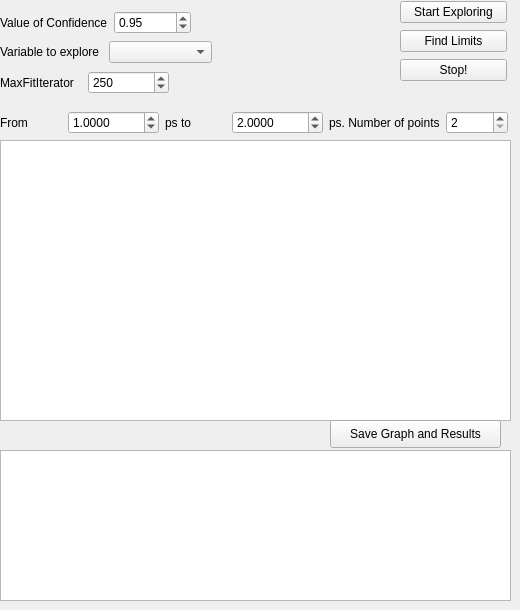
      <widget class="QWidget" name="tab_time_5">
       <attribute name="title">
        <string>Exploring uncertainties</string>
       </attribute>
       <widget class="QTextBrowser" name="textBrowser_global_overview_results_unc_bidir">
        <property name="geometry">
         <rect>
          <x>0</x>
          <y>450</y>
          <width>511</width>
          <height>151</height>
         </rect>
        </property>
       </widget>
       <widget class="PlotWidget" name="viewer_explore_uncertainties_bidir">
        <property name="geometry">
         <rect>
          <x>0</x>
          <y>140</y>
          <width>511</width>
          <height>281</height>
         </rect>
        </property>
       </widget>
       <widget class="QPushButton" name="pushButton_unc_save_graph_results_bidir">
        <property name="geometry">
         <rect>
          <x>330</x>
          <y>420</y>
          <width>171</width>
          <height>28</height>
         </rect>
        </property>
        <property name="text">
         <string>Save Graph and Results</string>
        </property>
       </widget>
       <widget class="QWidget" name="layoutWidget_3">
        <property name="geometry">
         <rect>
          <x>0</x>
          <y>10</y>
          <width>191</width>
          <height>26</height>
         </rect>
        </property>
        <layout class="QHBoxLayout" name="horizontalLayout_36">
         <item>
          <widget class="QLabel" name="label_29">
           <property name="text">
            <string>Value of Confidence</string>
           </property>
          </widget>
         </item>
         <item>
          <widget class="QDoubleSpinBox" name="doubleSpinBox_value_of_confidence_bidir">
           <property name="minimum">
            <double>0.100000000000000</double>
           </property>
           <property name="maximum">
            <double>0.990000000000000</double>
           </property>
           <property name="singleStep">
            <double>0.010000000000000</double>
           </property>
           <property name="value">
            <double>0.950000000000000</double>
           </property>
          </widget>
         </item>
        </layout>
       </widget>
       <widget class="QWidget" name="layoutWidget_4">
        <property name="geometry">
         <rect>
          <x>0</x>
          <y>40</y>
          <width>212</width>
          <height>24</height>
         </rect>
        </property>
        <layout class="QHBoxLayout" name="horizontalLayout_37">
         <item>
          <widget class="QLabel" name="label_30">
           <property name="text">
            <string>Variable to explore</string>
           </property>
          </widget>
         </item>
         <item>
          <widget class="QComboBox" name="comboBox_unc_variable_to_explore_bidir"/>
         </item>
        </layout>
       </widget>
       <widget class="QWidget" name="layoutWidget_51">
        <property name="geometry">
         <rect>
          <x>400</x>
          <y>0</y>
          <width>107</width>
          <height>83</height>
         </rect>
        </property>
        <layout class="QVBoxLayout" name="verticalLayout_30">
         <item>
          <widget class="QPushButton" name="pushButton_unc_start_exploring_bidir">
           <property name="text">
            <string>Start Exploring</string>
           </property>
          </widget>
         </item>
         <item>
          <widget class="QPushButton" name="pushButton_unc_find_limits_bidir">
           <property name="text">
            <string>Find Limits</string>
           </property>
          </widget>
         </item>
         <item>
          <widget class="QPushButton" name="pushButton_unc_stop_exploring_bidir">
           <property name="text">
            <string>Stop!</string>
           </property>
          </widget>
         </item>
        </layout>
       </widget>
       <widget class="QWidget" name="layoutWidget_52">
        <property name="geometry">
         <rect>
          <x>0</x>
          <y>70</y>
          <width>169</width>
          <height>26</height>
         </rect>
        </property>
        <layout class="QHBoxLayout" name="horizontalLayout_38">
         <item>
          <widget class="QLabel" name="label_127">
           <property name="text">
            <string>MaxFitIterator</string>
           </property>
          </widget>
         </item>
         <item>
          <widget class="QSpinBox" name="spinBox_unc_maxFitIterator_bidr">
           <property name="minimum">
            <number>1</number>
           </property>
           <property name="maximum">
            <number>50000</number>
           </property>
           <property name="value">
            <number>250</number>
           </property>
           <property name="displayIntegerBase">
            <number>10</number>
           </property>
          </widget>
         </item>
        </layout>
       </widget>
       <widget class="QWidget" name="layoutWidget_53">
        <property name="geometry">
         <rect>
          <x>0</x>
          <y>110</y>
          <width>508</width>
          <height>26</height>
         </rect>
        </property>
        <layout class="QHBoxLayout" name="horizontalLayout_48">
         <item>
          <widget class="QLabel" name="label_128">
           <property name="text">
            <string>From</string>
           </property>
          </widget>
         </item>
         <item>
          <widget class="QDoubleSpinBox" name="doubleSpinBox_unc_min_bidir">
           <property name="decimals">
            <number>4</number>
           </property>
           <property name="minimum">
            <double>0.001000000000000</double>
           </property>
           <property name="maximum">
            <double>50000.000000000000000</double>
           </property>
           <property name="value">
            <double>1.000000000000000</double>
           </property>
          </widget>
         </item>
         <item>
          <widget class="QLabel" name="label_129">
           <property name="text">
            <string>ps to </string>
           </property>
          </widget>
         </item>
         <item>
          <widget class="QDoubleSpinBox" name="doubleSpinBox_unc_max_bidir">
           <property name="decimals">
            <number>4</number>
           </property>
           <property name="minimum">
            <double>0.001000000000000</double>
           </property>
           <property name="maximum">
            <double>50000.000000000000000</double>
           </property>
           <property name="value">
            <double>2.000000000000000</double>
           </property>
          </widget>
         </item>
         <item>
          <widget class="QLabel" name="label_130">
           <property name="text">
            <string>ps. Number of points</string>
           </property>
          </widget>
         </item>
         <item>
          <widget class="QSpinBox" name="spinBox_unc_num_points_bidir">
           <property name="minimum">
            <number>2</number>
           </property>
           <property name="maximum">
            <number>50000</number>
           </property>
           <property name="displayIntegerBase">
            <number>10</number>
           </property>
          </widget>
         </item>
        </layout>
       </widget>
      </widget>
